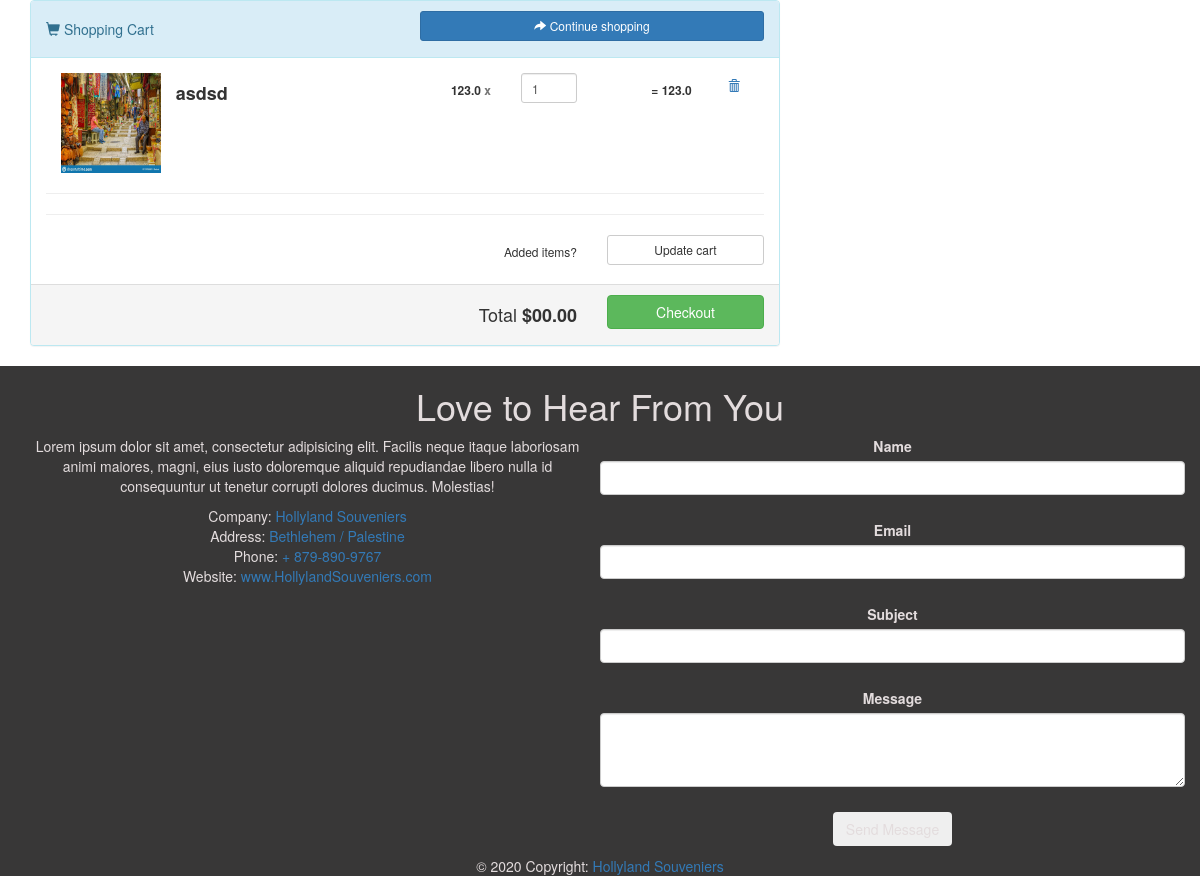
The app's page /cart/ (signed in), older data.
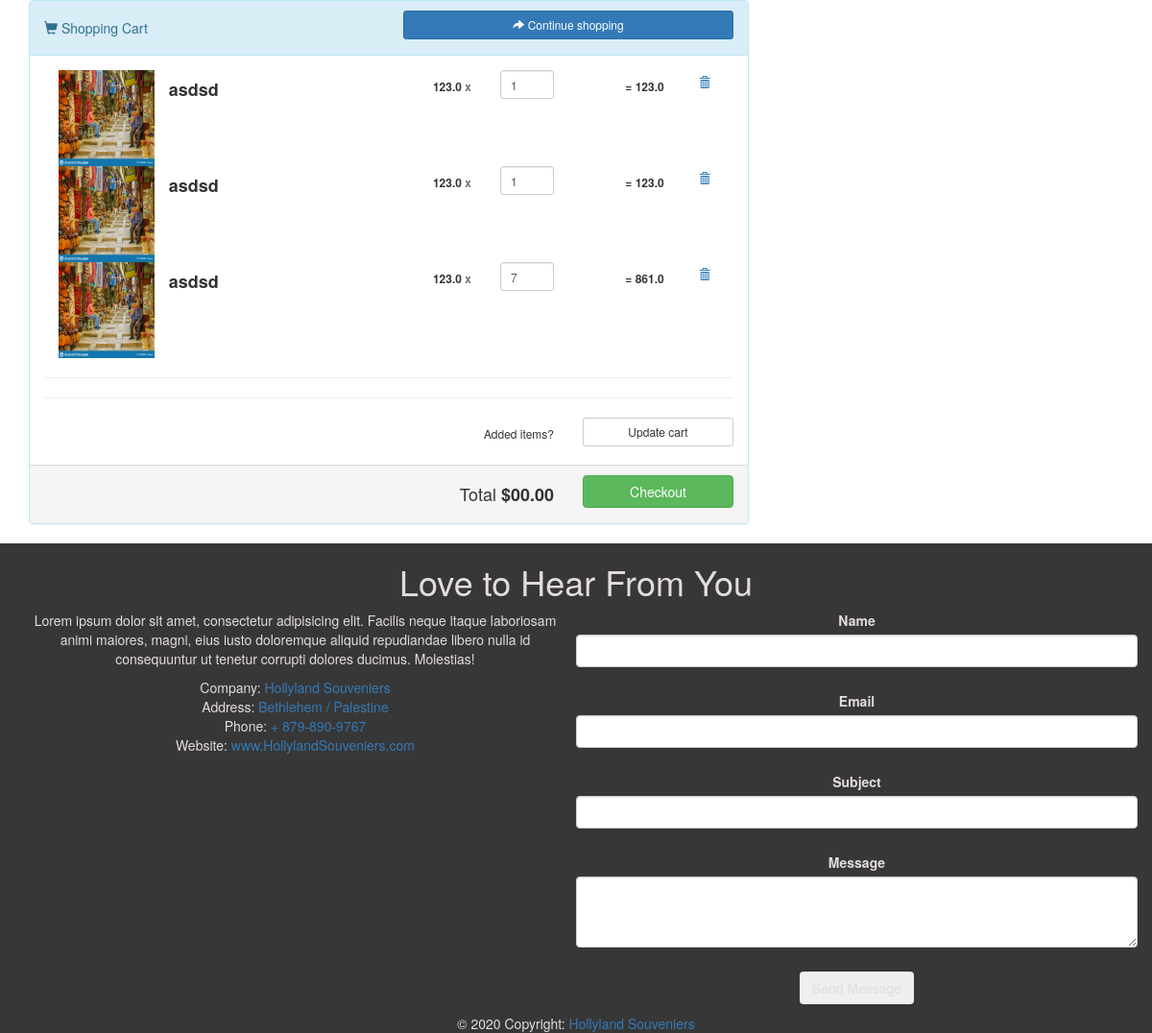
The same page, newer data.
### hollylandApp/models.py (models this page shows, shortened)
class Cart(models.Model):
    quantity = models.IntegerField(default=1)
    customer = models.ForeignKey(Customer, related_name="customer",  on_delete=models.CASCADE)
    product = models.ForeignKey(Product, related_name="product", on_delete=models.CASCADE)
    created_at = models.DateTimeField(auto_now_add=True)
    updated_at = models.DateTimeField(auto_now=True)
    def get_total_product_price(self):
        return self.quantity * self.product.price

class Product(models.Model):
    name = models.CharField(max_length=190)
    image = models.ImageField(upload_to='image')
    price = models.FloatField()
    category = models.ForeignKey(Category, related_name="category",  on_delete=models.CASCADE)
    description = models.TextField(null = True)
    created_at = models.DateTimeField(auto_now_add=True)
    updated_at = models.DateTimeField(auto_now=True)

### hollylandApp/views.py (the view)
# urls.py: path('cart/',views.cart),
def cart(request):
    product = Product.objects.all()
    customer_id = request.session['customer_id']
    customer = Customer.objects.get(id = int(customer_id))
    customer_cart = Cart.objects.filter(customer = customer)
    context = {
        'customer_cart':customer_cart,
        'product':product,
        }
    return render(request,'cart.html' ,context)

### hollylandApp/templates/cart.html (shortened to what this page needs)
<!DOCTYPE html>
<html lang="en">
<head>
    <link href="//netdna.bootstrapcdn.com/bootstrap/3.0.3/css/bootstrap.min.css" rel="stylesheet" id="bootstrap-css">
</head>
<body>
<div class="container mt-5">
	<div class="row">
		<div class="col-xs-8">
			<div class="panel panel-info">
				<div class="panel-heading">
					<div class="panel-title">
						<div class="row">
							<div class="col-xs-6">
								<h5><span class="glyphicon glyphicon-shopping-cart"></span> Shopping Cart</h5>
							</div>
							<div class="col-xs-6">
									<a href="/" class="btn btn-primary btn-sm btn-block"></><span class="glyphicon glyphicon-share-alt"></span> Continue shopping</a>
							</div>
						</div>
					</div>
				</div>
				<div class="panel-body">
                    {%for cart in customer_cart%}
					<div class="row">
						<div class="col-xs-6">
                            <div class="col-xs-4">
                                <img src="{{cart.product.image.url}}" width="100" height="100" alt="">
                            </div>
                            <div class="col-xs-8">
                                <h4 class="product-name"><strong>{{cart.product.name}}</strong></h4>
                            </div>
						</div>
						<div class="col-xs-6">
							<div class="col-xs-3 text-right">
								<h6><strong>{{cart.product.price}}<span class="text-muted"> x </span></strong></h6>
							</div>
							<div class="col-xs-3">
								<input type="text" class="form-control input-sm" value="{{cart.quantity}}">
                            </div>
                            <div class="col-xs-4 text-right">
								<h6><strong> = {{cart.get_total_product_price}}</strong></h6>
							</div>
							<div class="col-xs-2">
                                <form action="/delete/{{cart.id}}/" method="post">{%csrf_token%}
								<button type="submit" class="btn btn-link btn-xs">
									<span class="glyphicon glyphicon-trash"> </span>
                                </button>
                            </form>
							</div>
						</div>
                    </div>
                    {%endfor%}
					<hr>
					<hr>
					<div class="row">
						<div class="text-center">
							<div class="col-xs-9">
								<h6 class="text-right">Added items?</h6>
							</div>
							<div class="col-xs-3">
								<button type="button" class="btn btn-default btn-sm btn-block">
									Update cart
								</button>
							</div>
						</div>
					</div>
				</div>
				<div class="panel-footer">
					<div class="row text-center">
						<div class="col-xs-9">
							<h4 class="text-right">Total <strong>$00.00</strong></h4>
						</div>
						<div class="col-xs-3">
							<button type="button" class="btn btn-success btn-block">
								Checkout
							</button>
						</div>
					</div>
				</div>
			</div>
		</div>
	</div>
</div>
<footer class="bg-light text-center text-lg-start mt-5">
    <div class="container p-4 col-md-12" style="background-color: #383737 ;color: #e3dcdd;">
        <section class="">
            <div class="container">
                <div class="row">
                    <div class="col-md-12">
                        <h1 class="section-title">Love to Hear From You</h1>
                    </div>
                </div>
                <div class="row">
                    <div class="col-md-6 mt-3 ">
                        <p>Lorem ipsum dolor sit amet, consectetur adipisicing elit. Facilis neque itaque laboriosam animi maiores, magni, eius iusto doloremque aliquid repudiandae libero nulla id consequuntur ut tenetur corrupti dolores ducimus. Molestias!</p>
                        <div class="find-widget">
                            Company: <a href="#">Hollyland Souveniers</a>
                        </div>
                        <div class="find-widget">
                            Address: <a href="#">Bethlehem / Palestine</a>
                        </div>
                        <div class="find-widget">
                            Phone: <a href="#">+ 879-890-9767</a>
                        </div>
                        <div class="find-widget">
                            Website: <a href="#">www.HollylandSouveniers.com</a>
                        </div>
                    </div>
                    <div class="col-md-6">
                        <form method="post">
                            <div class="form-group label-floating">
                                <div class="row">
                                    <div class="col-2">
                                        <label class="control-label" for="name">Name</label>
                                    </div>
                                    <div class="col-10">
                                        <input class="form-control" id="name" type="text" name="name" required
                                            data-error="Please enter your name">
                                    </div>
                                </div>
                            </div>
                            <div class="form-group label-floating">
                                <div class="row">
                                    <div class="col-2">
                                        <label class="control-label" for="email">Email</label>
                                    </div>
                                    <div class="col-10">
                                        <input class="form-control" id="email" type="email" name="email" required
                                            data-error="Please enter your Email">
                                    </div>
                                </div>
                            </div>
                            <div class="form-group label-floating">
                                <div class="row">
                                    <div class="col-2">
                                        <label class="control-label">Subject</label>
                                    </div>
                                    <div class="col-10">
                                        <input class="form-control" id="msg_subject" type="text" name="subject"
                                            required data-error="Please enter your message subject">
                                    </div>
                                </div>
                            </div>
                            <div class="form-group label-floating">
                                <div class="row">
                                    <div class="col-2">
                                        <label for="message" class="control-label">Message</label>
                                    </div>
                                    <div class="col-10">
                                        <textarea class="form-control" rows="3" id="message" name="message" required
                                            data-error="Write your message"></textarea>
                                    </div>
                                </div>
                            </div>
                            <div class="form-submit ">
                                <button class="btn btn-common" type="submit" id="form-submit"> Send Message</button>
                            </div>
                        </form>
                    </div>
                </div>
            </div>
        </section>
        <div class="text-center p-3" style="background-color:#383737; color: #e3dcdd;">
            © 2020 Copyright:
            <a class="text-orange" href="#">Hollyland Souveniers</a>
        </div>
    </div>
</footer>
</body>
</html>

Row changes from the older to the newer data that the page shows:
added Cart: product.image (picture), product.name "asdsd", product.price "123.0", quantity "1", get_total_product_price "123.0"
added Cart: product.image (picture), product.name "asdsd", product.price "123.0", quantity "7", get_total_product_price "861.0"
